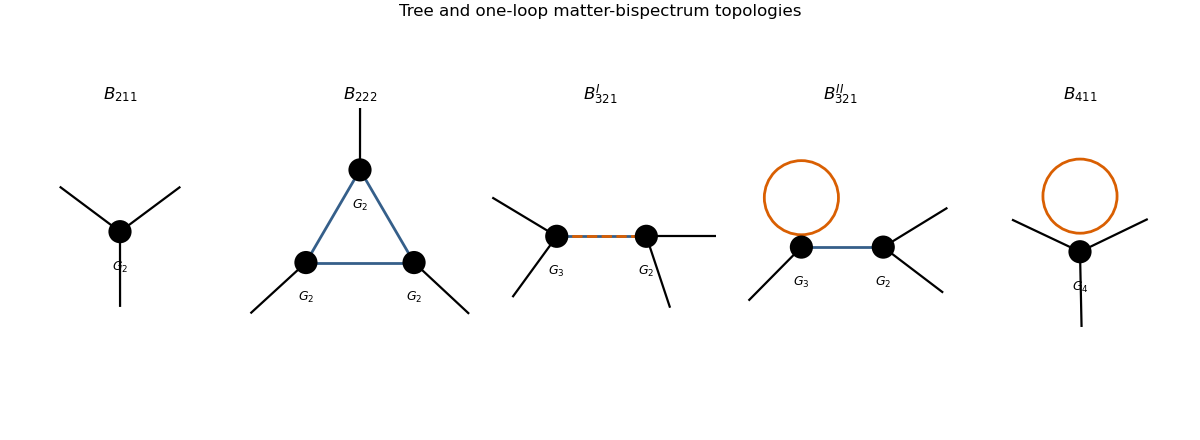

The script that saved this image:
#!/usr/bin/env python3
"""Generate paper-312-one-loop-matter-bispectrum.png."""

from pathlib import Path

import matplotlib.pyplot as plt
from matplotlib.patches import Circle


def vertex(ax, x, y, label=None):
    ax.add_patch(Circle((x, y), 0.075, facecolor="black", edgecolor="none", zorder=4))
    if label:
        ax.text(x, y - 0.18, label, ha="center", va="top", fontsize=9)


def edge(ax, p, q, **kwargs):
    ax.plot((p[0], q[0]), (p[1], q[1]), color=kwargs.pop("color", "#355f8a"), linewidth=kwargs.pop("lw", 2), **kwargs)


def external(ax, p, angle):
    import numpy as np
    q = (p[0] + 0.48 * np.cos(angle), p[1] + 0.48 * np.sin(angle))
    edge(ax, p, q, color="black", lw=1.6)


fig, axes = plt.subplots(1, 5, figsize=(12.0, 4.4), layout="constrained")

# B211: one quadratic vertex connected to two linear external legs.
ax = axes[0]; p=(0,0.15); vertex(ax,*p,"$G_2$"); external(ax,p,2.5); external(ax,p,0.64); external(ax,p,-1.57)

# B222: triangle of three quadratic vertices.
ax = axes[1]; pts=((-0.35,-0.05),(0.35,-0.05),(0,0.55))
for p in pts: vertex(ax,*p,"$G_2$")
for p,q in zip(pts,(pts[1],pts[2],pts[0])): edge(ax,p,q)
for p,a in zip(pts,(-2.4,-0.75,1.57)): external(ax,p,a)

# B321 I: a bubble attached between cubic and quadratic vertices.
ax = axes[2]; a=(-0.28,0.12); b=(0.3,0.12); vertex(ax,*a,"$G_3$"); vertex(ax,*b,"$G_2$")
edge(ax,a,b); edge(ax,a,b, color="#d95f02", lw=2, linestyle="--")
external(ax,a,2.6); external(ax,a,-2.2); external(ax,b,0); external(ax,b,-1.25)

# B321 II: tadpole on a cubic vertex joined to a quadratic vertex.
ax = axes[3]; a=(-0.25,0.05); b=(0.28,0.05); vertex(ax,*a,"$G_3$"); vertex(ax,*b,"$G_2$"); edge(ax,a,b)
loop=Circle((a[0],a[1]+0.32),0.24,fill=False,color="#d95f02",linewidth=2); ax.add_patch(loop)
external(ax,a,-2.35); external(ax,b,0.55); external(ax,b,-0.65)

# B411: tadpole correction at a four-leg vertex.
ax = axes[4]; p=(0,0.02); vertex(ax,*p,"$G_4$"); ax.add_patch(Circle((0,0.38),0.24,fill=False,color="#d95f02",linewidth=2))
external(ax,p,2.7); external(ax,p,0.45); external(ax,p,-1.55)

for ax, title in zip(axes, ("$B_{211}$", "$B_{222}$", "$B_{321}^{I}$", "$B_{321}^{II}$", "$B_{411}$")):
    ax.set(title=title, xlim=(-0.75,0.75), ylim=(-0.65,0.95), aspect="equal")
    ax.axis("off")
fig.suptitle("Tree and one-loop matter-bispectrum topologies")
fig.savefig(Path(Path(__file__).stem + ".png"), dpi=100, facecolor="white")
plt.close(fig)
